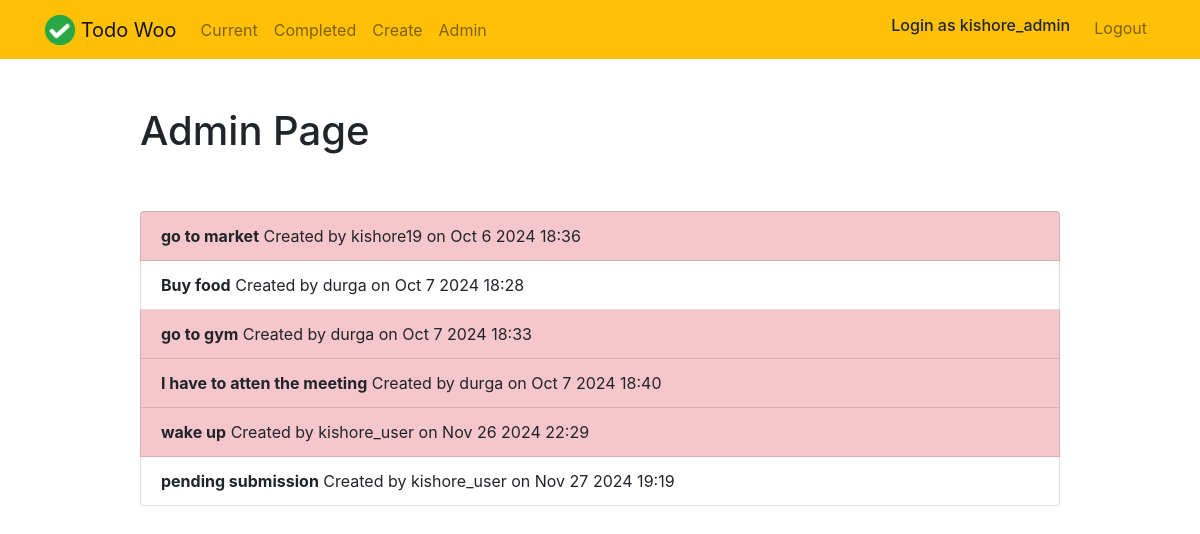
/adminpage/ (signed in), run on an earlier commit of the app's database.
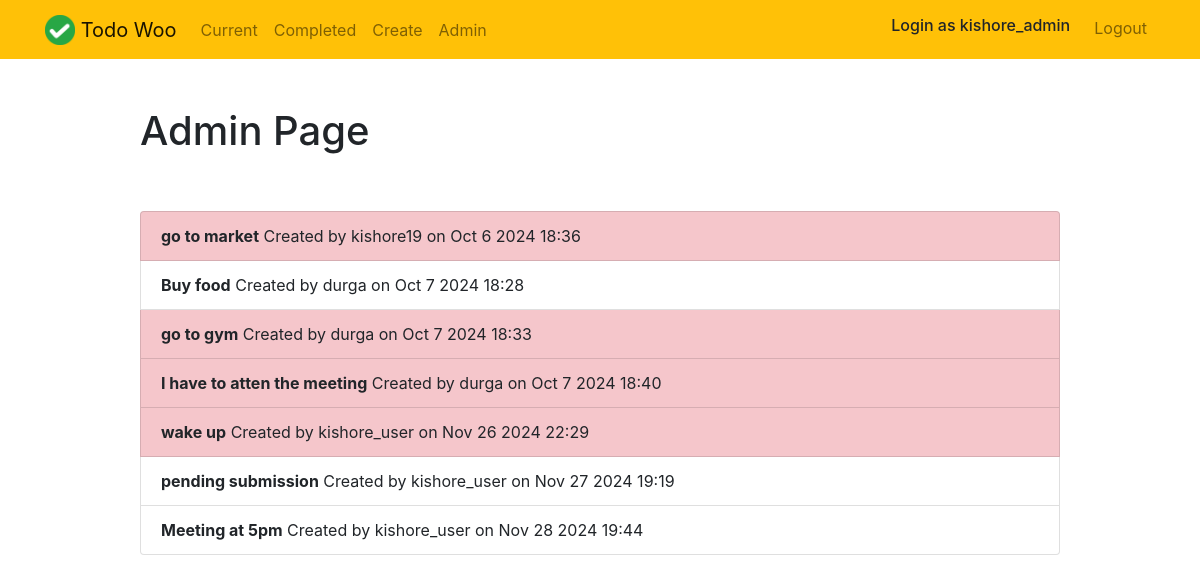
And on a later commit of the database.
### todo/models.py (models this page shows, shortened)
class Todo(models.Model): # 'Todo' is database for user task management.
    title = models.CharField(max_length=100) # Attributes name of databse and its type.
    memo = models.TextField(blank= True)
    created = models.DateTimeField(auto_now_add=True)
    important = models.BooleanField(default=False)
    datecompleted = models.DateTimeField(null=True, blank= True)
    user = models.ForeignKey(User, on_delete=models.CASCADE)

### todo/decorators.py (the view)
    def wrapper_function(request, *args, **kwargs): # 'wrapper_sunction' is current url function
        group = None
        if request.user.groups.exists(): # if user in group (we can create group and access the group in django admine site)
            group = request.user.groups.all()[0].name # Getting the groups name where it is presents and just taking first one by slicing method '[0]'
            if group == "site_users": # check user in 'site_user' group
                messages.warning(request, 'You cant acess this page') # its True send warning message, used <scrip> alert(messages) </script> in createtodos.html
                return redirect('current')
        if request.user.is_superuser: # user is admin
            messages.info(request,None) # pass message as None 'this line is not mandatory'
            return view_func(request, *args, **kwargs) # its True we allow to call url function what to be call by user.

### todo/views.py (called while the page is built)
@login_required
@adminonly # This is user defined decorator. this decorator, only allow the admins(superusers). (more information see decorators.py)
def adminpage(request):
    todo = Todo.objects.all # important line! this would bring all the data from database, so we can see all the task created by the users.
    return render(request, 'todo/adminpage.html', {'todos':todo})

### todo/templates/todo/adminpage.html (shortened to what this page needs)
{% extends "todo/base.html" %}
{% block content %}
    <div class="row justify-content-center mt-5">
        <div class="col-md-10">
            <h1>Admin Page</h1>
        </div>
    </div>
    <div class="row justify-content-center mt-5">
        <div class="col-md-10">
            <div class="list-group">
                {% for todo in todos %}
                    <a class="list-group-item list-group-item-action{% if todo.important %} list-group-item-danger{% endif %}"><b>{{ todo.title }}</b> Created by {{ todo.user }} on {{ todo.created|date:'M j Y H:i' }} </a>
                {% endfor %}
            </div>
        </div>
    </div>
{% endblock %}

### todo/templates/todo/base.html (shortened to what this page needs)
{% load static %}
<!doctype html>
<html lang="en">
<head>
    <link rel="stylesheet" href="https://stackpath.bootstrapcdn.com/bootstrap/4.4.1/css/bootstrap.min.css">
</head>
<body>
<nav class="navbar navbar-expand-md navbar-light bg-warning">
<div class="container">
    <a class="navbar-brand" href="{% url 'home' %}">
         <img src="{% static 'todo/logo.png' %}" width="30" height="30" class="d-inline-block align-top">
        <span>Todo Woo</span>
    </a>
    <div class="collapse navbar-collapse" id="navbarNav">
    {% if user.is_authenticated %}
        <ul class="navbar-nav mr-auto">
                <li class="nav-item {{ current }}">
                    <a class="nav-link" href="{% url 'current' %}">Current</a>
                </li>
                <li class="nav-item {{ completed }}">
                    <a class="nav-link" href="{% url 'completed' %}">Completed</a>
                </li>
                <li class="nav-item {{ create }}">
                    <a class="nav-link" href="{% url 'createtodos' %}">Create</a>
                <li class="nav-item {{ create }}">
                    <a class="nav-link" href="{% url 'admin' %}">Admin</a>
                </li>
        </ul>
    {% endif %}
    <ul class="navbar-nav ml-auto">
            {% if user.is_authenticated %}
                <li class="nav-item">
                    <a class="navbar"><h6>Login as {{ user.username }}</h6></a>
                </li>
                <li class="nav-item">
                    <a href="#" onclick="$('#signOutBtn').click()" class="nav-link">Logout</a>
                </li>
            {% endif %}
        </ul>
    </div>
</div>
</nav>
<div class="container">
{% block content %}{% endblock %}
</div>
</body>
</html>

What changed in the data, as far as the page shows it:
added Todo: title "Meeting at 5pm", user "kishore_user", created "Nov 28 2024 19:44", important False (drawn)
